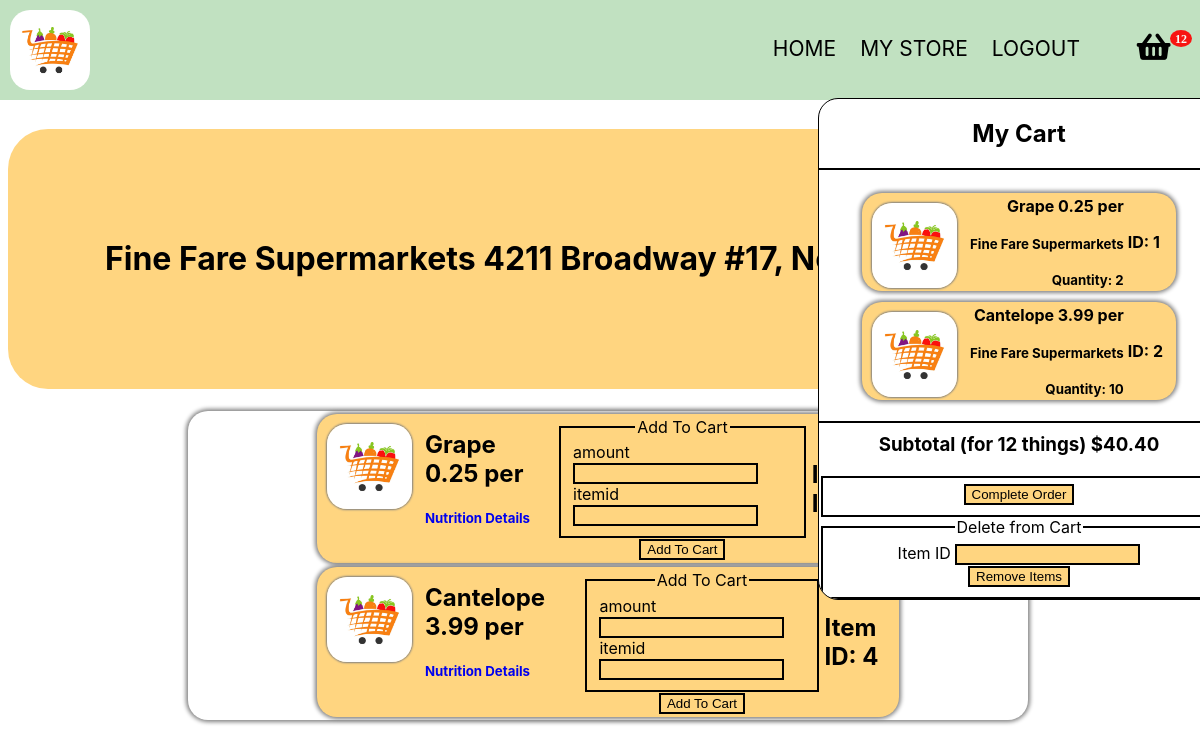
Page /store/Fine Fare Supermarkets (signed in) on the earlier database version.
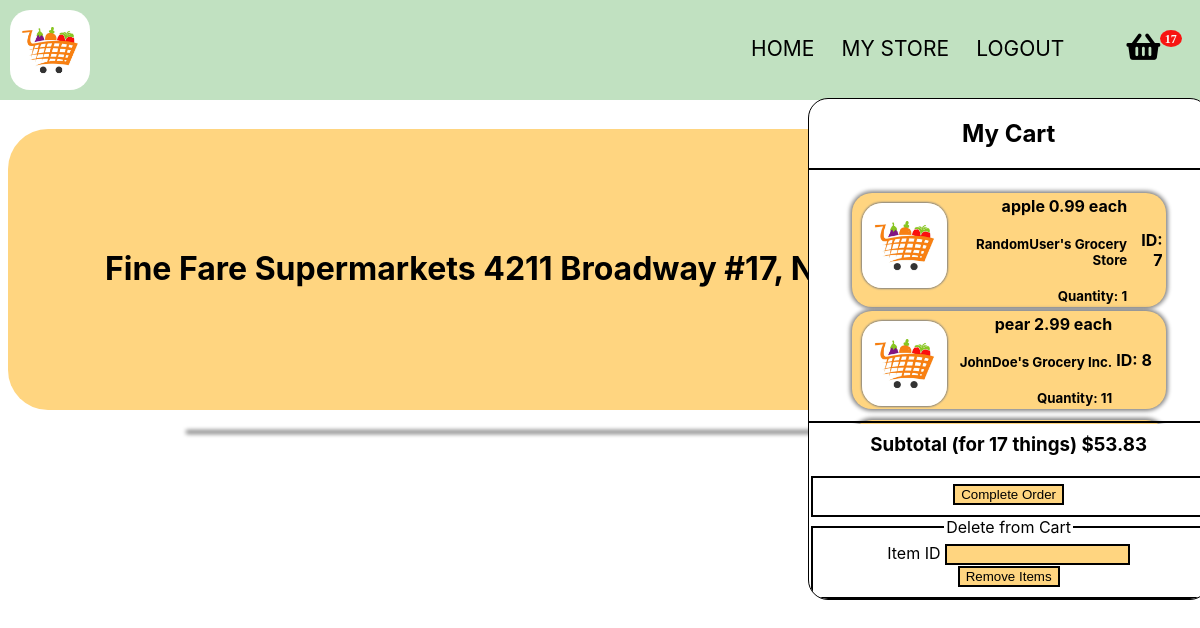
Same page on the later database version.
### app.py (models this page shows)
class CartItems(db.Model):
    __tablename__ = 'cart'
    itemid = db.Column(db.Integer, primary_key = True)
    itemname = db.Column(db.String(20), nullable = False)
    quantity = db.Column(db.Integer, nullable = False)
    unit = db.Column(db.String(10), nullable = False)
    price = db.Column(db.Float, nullable = False)
    seller = db.Column(db.String(100), nullable = False)
    userid = db.Column(db.Integer, db.ForeignKey("user.id"))

class Inventory(db.Model):
    __tablename__ = 'inventory'
    inventoryid = db.Column(db.Integer, primary_key = True)
    itemname = db.Column(db.String(20), nullable = False)
    price = db.Column(db.Float, nullable = False)
    unit = db.Column(db.String(10), nullable = False)
    storeid = db.Column(db.Integer, db.ForeignKey("store.storeid"))

### app.py (the view, shortened to what this page needs)
@app.route('/store/<storename>', methods=['GET', 'POST'])
def storename(storename):
    emailform = EmailForm()
    deletefromcart = DeleteFromInventory()
    form = AddToCart()
    query = Inventory.query.filter_by(storeid = Store.query.filter_by(storename = storename).first().storeid).all()
    store = Store.query.filter_by(storename = storename).first()
    user = User.query.filter_by(id = current_user.id).first()
    userscart = CartItems.query.filter_by(userid = user.id).all()
    subtotal = 0
    itemamount = 0
    for thing in userscart:
        itemamount += thing.quantity
        subtotal += thing.price * thing.quantity
    if deletefromcart.validate_on_submit():
        print('touched')
        item = CartItems.query.filter_by(itemid = deletefromcart.itemid.data).first()
        db.session.delete(item)
        db.session.commit()
        return redirect('/store/' + storename)
    if emailform.validate_on_submit():
        sendemail(current_user.id)
        return redirect('/store/' + storename)
    return render_template('shop.html', shopinventory = query, store = store, form = form, cart = userscart, subtotal = subtotal, itemamount = itemamount, deleteform = deletefromcart, emailform = emailform)

### forms.py
class EmailForm(FlaskForm):
    submit = SubmitField("Complete Order")

class DeleteFromInventory(FlaskForm):
    itemid = IntegerField("Item ID", validators=[DataRequired()])
    submit = SubmitField("Remove Items")

### app.py (called while the page is built)
@login_manager.user_loader
def load_user(user_id):
    return User.query.get(int(user_id))

### templates/shop.html (shortened to what the changed rows need)
<!DOCTYPE HTML>
<html>
	<head>
		<link href="https://use.fontawesome.com/releases/v5.0.1/css/all.css" rel="stylesheet">
	</head>
	<body class="is-preload">
        <br>
		<br>
		<br>
		<br>
		<br>
		<div class="container">
			<nav>
				<ul id = 'subpages'>
                    <div id="container" style="display:inline-block; position: absolute; height: 100%;">
						<ul>
							<li id="li1"> <i class="fa badge fa-lg" style='font-size:30px'value={{itemamount}}>&#xf291; </i>
								<div class="popupMenu">
									<div class = "upperdiv">
										<h1 style="text-align: center; border-bottom: 2px solid black; padding-bottom: 20px;"> My Cart</h1>
										<table class = "carttable">
											{% for thing in cart %}
												<tr>
													<td>
														<div class = 'itemdiv'>
															<img src="{{ url_for('static', filename = 'images/grocerylogo.jpeg') }}" class="itemimage">
															<table class="carttdtable">
																<tr class="carttr">
																	<td class="carttd">
																	<h4 class = "iteminfo" style = "margin: 0px;"> {{thing.itemname}} {{thing.price}} {{thing.unit}}</h4> <br> <h5 class = "iteminfo" style = "margin: 0px;"> {{thing.seller}} </h5> <br> <h5 class = "iteminfo" style = "margin: 0px;"> Quantity: {{thing.quantity}} </h5> </td>
																	</td>
																	<td> <h4> ID: {{thing.itemid}}</h5></td>
																</tr>
															</table>
														</div>
											{% endfor %}
									</div>
									<div class="lowerdiv">
										<h3 class="lowerh3"> Subtotal (for {{itemamount}} things) ${{"%.2f"|format(subtotal)}} </h3>
                                        <br>
                                        <form method="post" action="">
											<fieldset>
											</fieldset>
										</form>
                                        <form method="post" action="">
											<fieldset>
											</fieldset>
										</form>
									</div>
								</div>
		<h1 class = 'title'> {{store.storename}} {{store.storeaddress}} </h1>
        <div class = 'tablediv'>
            <table class = "inventorytable">
            {% for thing in shopinventory %}
            <tr>
                <td>
                <div class = 'itemdiv'>
                    <img src="{{ url_for('static', filename = 'images/grocerylogo.jpeg') }}" class="itemimage">
                    <table>
                        <tr>
                            <td> <h2 class = "iteminfo"> {{thing.itemname}} {{thing.price}} {{thing.unit}} <br> </h2> <h5> <a href="/nutritionaldetails/{{thing.itemname}}" target="_blank">Nutrition Details</a> </h5> </td>
                            {% if store.userid != current_user.id %}
                                <td>
                                    <div class = "addtocart">
                                        <form method="post" action="">
                                            <fieldset>
                                                <legend class = "cartlegend">Add To Cart</legend>
                                                <div>
                                                    {{ form.amount.label(class = "form-control-label") }}
                                                    {{ form.amount(class = "form-control form-control-lg") }}
                                                </div>
                                                <div>
                                                    {{ form.itemid.label(class = "form-control-label") }}
                                                    {{ form.itemid(class = "form-control form-control-lg") }}
                                                </div>
                                            </fieldset>
                                            <div class = 'fieldbutton'>
                                                {{ form.submit(class = "btn btn-outline-info") }}
                                            </div>
                                        </form>
                                    </div>
                                </td>
                            {% endif %}
                            <td>
                                <h2>Item ID: {{thing.inventoryid}} </h2>
                            </td>
                        </tr>
                    </table>
                </div>
                </td>
            </tr>
            {% endfor %}
            </table>
        </div>
	</body>
</html>

Differences in the rows shown:
removed CartItems: itemname "Grape", price "0.25", unit "per", seller "Fine Fare Supermarkets", quantity "2", itemid "1"
removed CartItems: itemname "Cantelope", price "3.99", unit "per", seller "Fine Fare Supermarkets", quantity "10", itemid "2"
removed Inventory: itemname "Grape", price "0.25", unit "per", amount.label "amount", itemid.label "itemid"
removed Inventory: itemname "Cantelope", price "3.99", unit "per", amount.label "amount", itemid.label "itemid", inventoryid "4"
added CartItems: itemname "apple", price "0.99", unit "each", seller "RandomUser's Grocery Store", quantity "1", itemid "7"
added CartItems: itemname "pear", price "2.99", unit "each", seller "JohnDoe's Grocery Inc.", quantity "11", itemid "8"
Other differences:
{{ itemamount }}: 12 → 17 (drawn)
{{ itemamount }}: "12" → "17"
{{ "%.2f"|format(subtotal) }}: "40.40" → "53.83"
